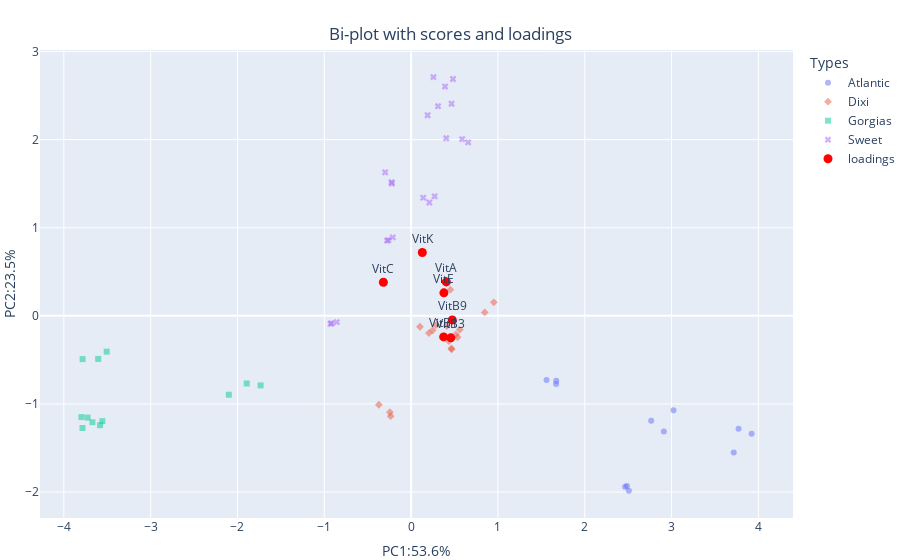

Notebook code for this chart:
### Code cell
# 2D bi-plot
fig = px.scatter(df_scores, x='PC1', y='PC2',
                    color='Types',
                    symbol='Types',
                    opacity=0.5)

fig.add_trace(go.Scatter(
    x=df_loadings['PC1'],
    y=df_loadings['PC2'],
    mode='markers+text',
    marker=dict(size=9,color='red'),
    text=loadings_label,
    textposition='top center',
    name='loadings'
)
)

fig.update_layout(
                  title={
                    'text': 'Bi-plot with scores and loadings',
                    'x': 0.5,
                    'xanchor':'center',
                    'y': 0.95,
                    'yanchor':'top'},
                  margin=dict(l=0, r=0, b=0, t=50),

                  xaxis_title='PC1:53.6%',
                  yaxis_title='PC2:23.5%') 
fig.show()

### Figure 1 — Plotly figure (JSON) as saved in the notebook; plotly's stock layout.template omitted (floating-point values rounded to 4 significant figures)
{"data": [{"hovertemplate": "Types=Atlantic<br>PC1=%{x}<br>PC2=%{y}<extra></extra>", "legendgroup": "Atlantic", "marker": {"color": "#636efa", "opacity": 0.5, "symbol": "circle"}, "mode": "markers", "name": "Atlantic", "orientation": "v", "showlegend": true, "type": "scatter", "x": [2.508, 2.486, 2.464, 1.67, 1.56, 1.672, 2.765, 3.022, 2.912, 3.922, 3.716, 3.772], "xaxis": "x", "y": [-1.986, -1.932, -1.939, -0.7721, -0.7275, -0.736, -1.191, -1.071, -1.313, -1.339, -1.551, -1.282], "yaxis": "y"}, {"hovertemplate": "Types=Dixi<br>PC1=%{x}<br>PC2=%{y}<extra></extra>", "legendgroup": "Dixi", "marker": {"color": "#EF553B", "opacity": 0.5, "symbol": "diamond"}, "mode": "markers", "name": "Dixi", "orientation": "v", "showlegend": true, "type": "scatter", "x": [-0.2354, -0.2442, -0.3718, 0.5146, 0.4107, 0.435, 0.1015, 0.4522, 0.4696, 0.8479, 0.9524, 0.5604, 0.2876, 0.2049, 0.2483, 0.5353, 0.4667, 0.4638], "xaxis": "x", "y": [-1.138, -1.094, -1.009, -0.2119, -0.115, -0.2873, -0.1238, 0.2972, -0.04264, 0.0391, 0.153, -0.1566, -0.104, -0.1952, -0.1636, -0.2429, -0.3815, -0.3686], "yaxis": "y"}, {"hovertemplate": "Types=Gorgias<br>PC1=%{x}<br>PC2=%{y}<extra></extra>", "legendgroup": "Gorgias", "marker": {"color": "#00cc96", "opacity": 0.5, "symbol": "square"}, "mode": "markers", "name": "Gorgias", "orientation": "v", "showlegend": true, "type": "scatter", "x": [-2.1, -1.734, -1.893, -3.798, -3.726, -3.671, -3.557, -3.583, -3.785, -3.784, -3.604, -3.506], "xaxis": "x", "y": [-0.8952, -0.7891, -0.7677, -1.149, -1.155, -1.207, -1.195, -1.241, -1.273, -0.4909, -0.4887, -0.4065], "yaxis": "y"}, {"hovertemplate": "Types=Sweet<br>PC1=%{x}<br>PC2=%{y}<extra></extra>", "legendgroup": "Sweet", "marker": {"color": "#ab63fa", "opacity": 0.5, "symbol": "x"}, "mode": "markers", "name": "Sweet", "orientation": "v", "showlegend": true, "type": "scatter", "x": [-0.9168, -0.9274, -0.856, -0.2764, -0.211, -0.2619, 0.271, 0.2094, 0.1399, -0.2988, -0.2254, -0.2215, 0.3102, 0.4656, 0.1901, 0.4823, 0.257, 0.3909, 0.4047, 0.6572, 0.5883], "xaxis": "x", "y": [-0.08614, -0.08932, -0.07114, 0.8542, 0.8909, 0.8583, 1.357, 1.286, 1.341, 1.629, 1.516, 1.502, 2.379, 2.407, 2.277, 2.688, 2.709, 2.602, 2.016, 1.969, 2.006], "yaxis": "y"}, {"marker": {"color": "red", "size": 9}, "mode": "markers+text", "name": "loadings", "text": ["VitB9", "VitK", "VitE", "VitB3", "VitB1", "VitC", "VitA"], "textposition": "top center", "type": "scatter", "x": [0.474, 0.129, 0.3778, 0.4571, 0.3749, -0.3194, 0.4055], "y": [-0.04576, 0.7184, 0.2608, -0.2498, -0.239, 0.3818, 0.3853]}], "layout": {"legend": {"title": {"text": "Types"}, "tracegroupgap": 0}, "margin": {"b": 0, "l": 0, "r": 0, "t": 50}, "title": {"text": "Bi-plot with scores and loadings", "x": 0.5, "xanchor": "center", "y": 0.95, "yanchor": "top"}, "xaxis": {"anchor": "y", "domain": [0, 1], "title": {"text": "PC1:53.6%"}}, "yaxis": {"anchor": "x", "domain": [0, 1], "title": {"text": "PC2:23.5%"}}}}
